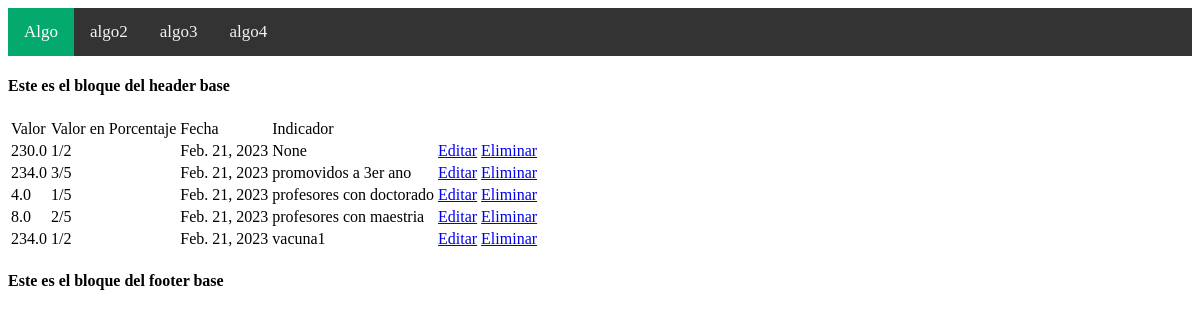
Page /listarvalor/ on the committed database.
### Apps/Indicadores/models.py (models this page shows)
class Valor_Indicador(models.Model):
    valor = models.FloatField()
    valor_en_porcentaje = models.CharField(max_length=10)
    fecha = models.DateField()
    indicador = models.ForeignKey(Indicador, null=True,blank=True, on_delete= models.CASCADE) # 1 Indicador-- * valores

class Indicador(models.Model):
    nombre = models.CharField(max_length=50)
    tipo = models.CharField(max_length=50)
    descripcion = models.TextField()
    estado = models.CharField(max_length=30)
    fecha_estado = models.DateField()
    min_valor = models.FloatField()
    med_valor = models.FloatField()
    max_valor = models.FloatField()
    valor_critico = models.FloatField()
    frecuencia = models.IntegerField()
    irregularidades = models.TextField()
    unidad_valor = models.CharField(max_length=10) # Revisar esto
    correos = models.EmailField()
    def __str__(self) -> str:
        return self.nombre

### Apps/Indicadores/views.py (the view)
# urls.py: path('listarvalor/',views.Valor_Indicador_List.as_view(), name = 'listar_valor_indicador'),
class Valor_Indicador_List(ListView):
    model = Valor_Indicador
    template_name: str = 'indicadores/valor_indicador/valor_indicador_list.html'

### templates/indicadores/valor_indicador/valor_indicador_list.html
{% extends 'base/base.html'%}
{% block content%}
<table class = "table">
    <thead>
        <tr>
            <td>Valor</td>
            <td>Valor en Porcentaje</td>
            <td>Fecha</td>
            <td>Indicador</td>
        </tr>
    </thead>
    <tbody>
        {% if object_list %}
        {% for valor in object_list %}
        <tr>
            <td>{{valor.valor}}</td>
            <td>{{valor.valor_en_porcentaje}}</td>
            <td>{{valor.fecha}}</td>
            <td>{{valor.indicador}}</td>
            <td>
                <a class="btn btn-primary" href="{% url  'indicadores:actualizar_valor_indicador' valor.id %}">Editar</a>
                <a class="btn btn-primary" href="{% url  'indicadores:eliminar_valor_indicador' valor.id %}">Eliminar</a>
            </td>
        </tr>
        {% endfor%}
        {% else %}
        <h1>No hay registros de valores</h1>
        {% endif %}
    </tbody>
</table>
{%endblock%}

### rows in the picture
Valor_Indicador: valor "230.0", valor_en_porcentaje "1/2", fecha "Feb. 21, 2023", indicador "None"
Valor_Indicador: valor "234.0", valor_en_porcentaje "3/5", fecha "Feb. 21, 2023", indicador "promovidos a 3er ano"
Valor_Indicador: valor "4.0", valor_en_porcentaje "1/5", fecha "Feb. 21, 2023", indicador "profesores con doctorado"
Valor_Indicador: valor "8.0", valor_en_porcentaje "2/5", fecha "Feb. 21, 2023", indicador "profesores con maestria"
Valor_Indicador: valor "234.0", valor_en_porcentaje "1/2", fecha "Feb. 21, 2023", indicador "vacuna1"
